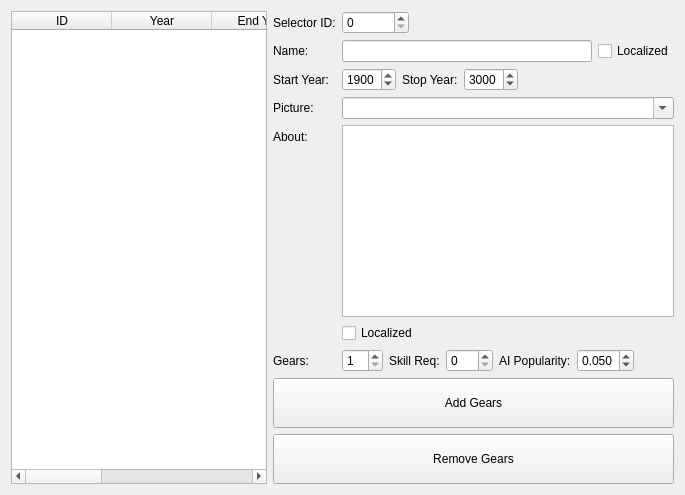
     <widget class="QWidget" name="tab_10">
      <attribute name="title">
       <string>Gears</string>
      </attribute>
      <layout class="QGridLayout" name="gridLayout_11">
       <item row="0" column="0">
        <widget class="QTableWidget" name="table_gears">
         <column>
          <property name="text">
           <string>ID</string>
          </property>
         </column>
         <column>
          <property name="text">
           <string>Year</string>
          </property>
         </column>
         <column>
          <property name="text">
           <string>End Year</string>
          </property>
         </column>
         <column>
          <property name="text">
           <string>Name</string>
          </property>
         </column>
         <column>
          <property name="text">
           <string>Gears</string>
          </property>
         </column>
         <column>
          <property name="text">
           <string>Skill Req</string>
          </property>
         </column>
        </widget>
       </item>
       <item row="0" column="1">
        <layout class="QFormLayout" name="formLayout_10">
         <property name="fieldGrowthPolicy">
          <enum>QFormLayout::AllNonFixedFieldsGrow</enum>
         </property>
         <item row="0" column="0">
          <widget class="QLabel" name="label_151">
           <property name="text">
            <string>Selector ID:</string>
           </property>
          </widget>
         </item>
         <item row="0" column="1">
          <layout class="QHBoxLayout" name="horizontalLayout_52">
           <item>
            <widget class="QSpinBox" name="spinBox_gears_ID">
             <property name="maximum">
              <number>999999</number>
             </property>
            </widget>
           </item>
           <item>
            <spacer name="horizontalSpacer_18">
             <property name="orientation">
              <enum>Qt::Horizontal</enum>
             </property>
             <property name="sizeHint" stdset="0">
              <size>
               <width>40</width>
               <height>20</height>
              </size>
             </property>
            </spacer>
           </item>
          </layout>
         </item>
         <item row="1" column="0">
          <widget class="QLabel" name="label_136">
           <property name="text">
            <string>Name:</string>
           </property>
          </widget>
         </item>
         <item row="1" column="1">
          <layout class="QHBoxLayout" name="horizontalLayout_47">
           <item>
            <widget class="QLineEdit" name="lineEdit_gears_name"/>
           </item>
           <item>
            <widget class="QCheckBox" name="checkBox_gears_name_localized">
             <property name="text">
              <string>Localized</string>
             </property>
            </widget>
           </item>
          </layout>
         </item>
         <item row="2" column="0">
          <widget class="QLabel" name="label_137">
           <property name="text">
            <string>Start Year:</string>
           </property>
          </widget>
         </item>
         <item row="2" column="1">
          <layout class="QHBoxLayout" name="horizontalLayout_48">
           <item>
            <widget class="QSpinBox" name="spinBox_gears_year">
             <property name="minimum">
              <number>1800</number>
             </property>
             <property name="maximum">
              <number>9999</number>
             </property>
             <property name="value">
              <number>1900</number>
             </property>
            </widget>
           </item>
           <item>
            <widget class="QLabel" name="label_138">
             <property name="text">
              <string>Stop Year:</string>
             </property>
            </widget>
           </item>
           <item>
            <widget class="QSpinBox" name="spinBox_gears_endyear">
             <property name="minimum">
              <number>1800</number>
             </property>
             <property name="maximum">
              <number>9999</number>
             </property>
             <property name="value">
              <number>3000</number>
             </property>
            </widget>
           </item>
           <item>
            <spacer name="horizontalSpacer_19">
             <property name="orientation">
              <enum>Qt::Horizontal</enum>
             </property>
             <property name="sizeHint" stdset="0">
              <size>
               <width>40</width>
               <height>20</height>
              </size>
             </property>
            </spacer>
           </item>
          </layout>
         </item>
         <item row="3" column="0">
          <widget class="QLabel" name="label_139">
           <property name="text">
            <string>Picture:</string>
           </property>
          </widget>
         </item>
         <item row="3" column="1">
          <widget class="QComboBox" name="comboBox_gears_picture">
           <property name="editable">
            <bool>true</bool>
           </property>
          </widget>
         </item>
         <item row="4" column="0">
          <widget class="QLabel" name="label_140">
           <property name="text">
            <string>About:</string>
           </property>
          </widget>
         </item>
         <item row="4" column="1">
          <layout class="QVBoxLayout" name="verticalLayout_11">
           <item>
            <widget class="QTextEdit" name="textEdit_gears_about"/>
           </item>
           <item>
            <widget class="QCheckBox" name="checkBox_gears_about_localized">
             <property name="text">
              <string>Localized</string>
             </property>
            </widget>
           </item>
          </layout>
         </item>
         <item row="5" column="0">
          <widget class="QLabel" name="label_149">
           <property name="text">
            <string>Gears:</string>
           </property>
          </widget>
         </item>
         <item row="5" column="1">
          <layout class="QHBoxLayout" name="horizontalLayout_51">
           <item>
            <widget class="QSpinBox" name="spinBox_gears_gears">
             <property name="minimum">
              <number>1</number>
             </property>
             <property name="value">
              <number>1</number>
             </property>
            </widget>
           </item>
           <item>
            <widget class="QLabel" name="label_141">
             <property name="text">
              <string>Skill Req:</string>
             </property>
            </widget>
           </item>
           <item>
            <widget class="QSpinBox" name="spinBox_gears_skillReq">
             <property name="maximum">
              <number>200</number>
             </property>
            </widget>
           </item>
           <item>
            <widget class="QLabel" name="label_150">
             <property name="text">
              <string>AI Popularity:</string>
             </property>
            </widget>
           </item>
           <item>
            <widget class="QDoubleSpinBox" name="spinbox_gears_aipop">
             <property name="decimals">
              <number>3</number>
             </property>
             <property name="maximum">
              <double>1.500000000000000</double>
             </property>
             <property name="value">
              <double>0.050000000000000</double>
             </property>
            </widget>
           </item>
           <item>
            <spacer name="horizontalSpacer_20">
             <property name="orientation">
              <enum>Qt::Horizontal</enum>
             </property>
             <property name="sizeHint" stdset="0">
              <size>
               <width>40</width>
               <height>20</height>
              </size>
             </property>
            </spacer>
           </item>
          </layout>
         </item>
         <item row="6" column="0" colspan="2">
          <widget class="QPushButton" name="button_gears_add">
           <property name="minimumSize">
            <size>
             <width>0</width>
             <height>50</height>
            </size>
           </property>
           <property name="text">
            <string>Add Gears</string>
           </property>
          </widget>
         </item>
         <item row="7" column="0" colspan="2">
          <widget class="QPushButton" name="button_gears_remove">
           <property name="minimumSize">
            <size>
             <width>0</width>
             <height>50</height>
            </size>
           </property>
           <property name="text">
            <string>Remove Gears</string>
           </property>
          </widget>
         </item>
        </layout>
       </item>
      </layout>
     </widget>
